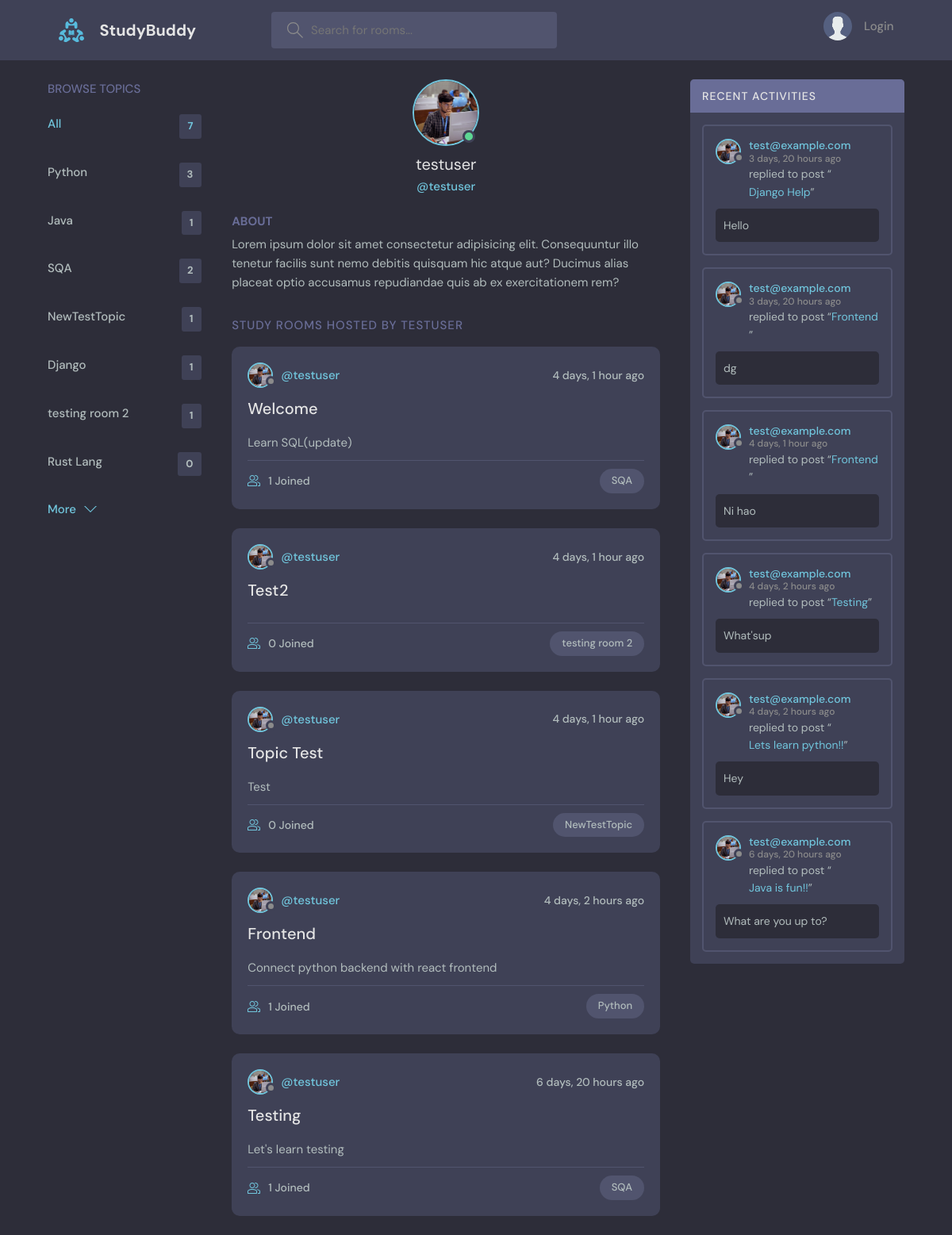
/profile/5, run on the app's committed database.
### base/models.py (models this page shows, shortened)
class Topic(models.Model):
  name = models.CharField(max_length= 200)

class User(AbstractUser):
  name = models.CharField(max_length= 200)
  email = models.EmailField(unique=True)
  bio = models.TextField(null=True)
  avatar= models.ImageField(null=True, default="avatar.svg")
  USERNAME_FIELD = 'email'
  REQUIRED_FIELDS = ['username', 'name']

class Room(models.Model):
  host = models.ForeignKey(User, on_delete= models.SET_NULL, null = True)
  topic = models.ForeignKey(Topic, on_delete= models.SET_NULL, null = True)
  name = models.CharField(max_length=200)
  description = models.TextField(null=True, blank=True)
  participants = models.ManyToManyField(User, related_name='participants', blank=True)
  updated = models.DateTimeField(auto_now=True)
  created = models.DateTimeField(auto_now_add = True)
  class Meta:
    ordering = ['-updated', '-created']
  def __str__(self):
    return self.name

class Message(models.Model):
  user = models.ForeignKey(User, on_delete=models.CASCADE)
  room = models.ForeignKey(Room, on_delete= models.CASCADE)
  body = models.TextField()
  updated = models.DateTimeField(auto_now=True)
  created = models.DateTimeField(auto_now_add = True)
  class Meta:
      ordering = ['-updated', '-created']

### base/views.py (the view)
# urls.py: path('profile/<str:pk>', views.userProfile, name="user-profile"),
def userProfile(request, pk):
    user = get_object_or_404(User, id=pk)
    rooms = user.room_set.all()
    room_messages = user.message_set.all()
    topics = Topic.objects.all()
    context = {'user': user, 'rooms': rooms, 'room_messages': room_messages, 'topics': topics}
    return render(request, 'base/profile.html', context)

### base/templates/base/profile.html (shortened to what this page needs)
{% extends 'main.html' %}
{% block content %}
  <main class="profile-page layout layout--3">
    <div class="container">
      {% include 'base/topics_component.html' %}
      <div class="roomList">
        <div class="profile">
          <div class="profile__avatar">
            <div class="avatar avatar--large active">
              <img src="{{user.avatar.url}}" />
            </div>
          </div>
          <div class="profile__info">
            <h3>{{user.username}}</h3>
            <p>@{{user.username}}</p>
          </div>
          <div class="profile__about">
            <h3>About</h3>
            <p>
              Lorem ipsum dolor sit amet consectetur adipisicing elit. Consequuntur illo tenetur
              facilis sunt nemo debitis quisquam hic atque aut? Ducimus alias placeat optio
              accusamus repudiandae quis ab ex exercitationem rem?
            </p>
          </div>
        </div>
        <div class="roomList__header">
          <div>
            <h2>
              Study Rooms Hosted by {{user.username}}
            </h2>
          </div>
        </div>
        {% include 'base/feed_component.html' %}
      </div>
      {% include 'base/activity_component.html' %}
    </div>
  </main>
{% endblock content %}

### base/templates/base/topics_component.html
<div class="topics">
  <div class="topics__header">
    <h2>Browse Topics</h2>
  </div>
  <ul class="topics__list">
    <li>
      <a href="{% url 'home' %}" class="active">All <span>{{topics.count}}</span></a>
    </li>
    {% for topic in topics %}
    <li>
      <a href="{% url 'home' %}?q={{topic.name}}">{{topic.name}} <span>{{topic.room_set.all.count}}</span></a>
    </li>
    {% endfor %}
  </ul>
  <a class="btn btn--link" href="{% url 'topics' %}">
    More
    <svg version="1.1" xmlns="http://www.w3.org/2000/svg" width="32" height="32" viewBox="0 0 32 32">
      <title>chevron-down</title>
      <path d="M16 21l-13-13h-3l16 16 16-16h-3l-13 13z"></path>
    </svg>
  </a>
</div>

### base/templates/base/feed_component.html (shortened to what this page needs)
{% for room in rooms %}
<div class="roomListRoom">
  <div class="roomListRoom__header">
    <a href="{% url 'user-profile' room.host.id %}" class="roomListRoom__author">
      <div class="avatar avatar--small">
        <img src="{{room.host.avatar.url}}" />
      </div>
      <span>@{{room.host.username}}</span>
    </a>
    <div class="roomListRoom__actions">
      <span>{{room.created|timesince}} ago</span>
    </div>
  </div>
  <div class="roomListRoom__content">
    <a href="{% url 'room' room.id %}">{{room.name}}</a>
    <p>
      {{room.description}}
    </p>
  </div>
  <div class="roomListRoom__meta">
    <a href="{% url 'room' room.id %}" class="roomListRoom__joined">
      {{room.participants.all.count}} Joined
    </a>
    <p class="roomListRoom__topic">{{room.topic.name}}</p>
  </div>
</div>
{% endfor %}

### base/templates/base/activity_component.html (shortened to what this page needs)
<div class="activities">
  <div class="activities__header">
    <h2>Recent Activities</h2>
  </div>
  {% for message in room_messages %}
  <div class="activities__box">
    <div class="activities__boxHeader roomListRoom__header">
      <a href="{% url 'user-profile' message.user.id %}" class="roomListRoom__author">
        <div class="avatar avatar--small">
          <img src="{{message.user.avatar.url}}" />
        </div>
        <p>
          {{ message.user }}
          <span>{{message.created|timesince}} ago</span>
        </p>
      </a>
    </div>
    <div class="activities__boxContent">
      <p>replied to post “<a href="{% url 'room' message.room.id %}">{{message.room}}</a>”</p>
      <div class="activities__boxRoomContent">
        {{message.body}}
      </div>
    </div>
  </div>
  {% endfor %}
</div>

### data on the page
Topic: name "Python", room_set.all.count "3"
Topic: name "Java", room_set.all.count "1"
Topic: name "SQA", room_set.all.count "2"
Topic: name "NewTestTopic", room_set.all.count "1"
Topic: name "Django", room_set.all.count "1"
Topic: name "testing room 2", room_set.all.count "1"
Topic: name "Rust Lang", room_set.all.count "0"
User: avatar (picture), username "testuser", username "TESTUSER"
Room: host.avatar (picture), host.username "testuser", created "4 days, 1 hour", name "Welcome", description "Learn SQL(update)", participants.all.count "1", topic.name "SQA"
Room: host.avatar (picture), host.username "testuser", created "4 days, 1 hour", name "Test2", participants.all.count "0", topic.name "testing room 2"
Room: host.avatar (picture), host.username "testuser", created "4 days, 1 hour", name "Topic Test", description "Test", participants.all.count "0", topic.name "NewTestTopic"
Room: host.avatar (picture), host.username "testuser", created "4 days, 2 hours", name "Frontend", description "Connect python backend with react frontend", participants.all.count "1", topic.name "Python"
Room: host.avatar (picture), host.username "testuser", created "6 days, 20 hours", name "Testing", description "Let's learn testing", participants.all.count "1", topic.name "SQA"
Message: user.avatar (picture), user "test@example.com", created "3 days, 20 hours", room "Django Help", body "Hello"
Message: user.avatar (picture), user "test@example.com", created "3 days, 20 hours", room "Frontend", body "dg"
Message: user.avatar (picture), user "test@example.com", created "4 days, 1 hour", room "Frontend", body "Ni hao"
Message: user.avatar (picture), user "test@example.com", created "4 days, 2 hours", room "Testing", body "What'sup"
Message: user.avatar (picture), user "test@example.com", created "4 days, 2 hours", room "Lets learn python!!", body "Hey"
Message: user.avatar (picture), user "test@example.com", created "6 days, 20 hours", room "Java is fun!!", body "What are you up to?"

### other printed values
{{ topics.count }} "7"
